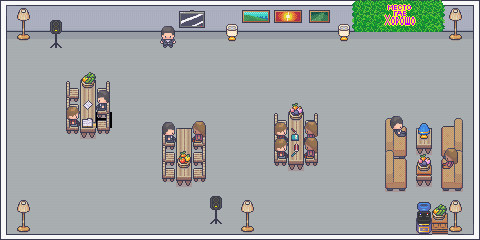

This game map was drawn from its Tiled (.tmx) file and the tilesets committed beside it. A one-line description and the trimmed map source follow:
An orthogonal 30x15 tile map with 16x16 px tiles, 5 tile layers (bg, walls, behind, front, ...), 6 tilesets and 47 objects (10x Chair, 7x Light, 6x Guy, 4x Girl, 2x Couch, ...).

<map version="1.10" tiledversion="1.10.2" orientation="orthogonal" renderorder="right-down" width="30" height="15" tilewidth="16" tileheight="16" infinite="0" nextlayerid="11" nextobjectid="193">
 <tileset firstgid="1" name="Interiors_free_16x16" tilewidth="16" tileheight="16" tilecount="1424" columns="16">
  <image source="../images/Interiors_free_16x16.png" trans="ff00ff" width="256" height="1424" />
 </tileset>
 <tileset firstgid="1425" name="Room_Builder_free_16x16" tilewidth="16" tileheight="16" tilecount="391" columns="17">
  <image source="../images/Room_Builder_free_16x16.png" trans="ff00ff" width="272" height="368" />
 </tileset>
 <tileset firstgid="1816" name="Bob_16x16" tilewidth="16" tileheight="16" tilecount="336" columns="24">
  <image source="../images/Bob_16x16.png" trans="ff00ff" width="384" height="224" />
 </tileset>
 <tileset firstgid="2152" name="Alex_16x16" tilewidth="16" tileheight="32" tilecount="168" columns="24">
  <image source="../images/Alex_16x16.png" trans="ff00ff" width="384" height="224" />
 </tileset>
 <tileset firstgid="2320" name="Amelia_16x16" tilewidth="16" tileheight="16" tilecount="336" columns="24">
  <image source="../images/Amelia_16x16.png" trans="ff00ff" width="384" height="224" />
 </tileset>
 <tileset firstgid="2656" name="alpha" tilewidth="16" tileheight="16" tilecount="68" columns="17">
  <image source="../images/alpha.png" trans="ff00ff" width="278" height="65" />
 </tileset>
 <layer id="1" name="bg" width="30" height="15">
  <data>[450 cells, 446 non-empty, 5 distinct tile ids]</data>
 </layer>
 <layer id="4" name="walls" width="30" height="15">
  <data>[450 cells, 130 non-empty, 17 distinct tile ids]</data>
 </layer>
 <layer id="6" name="behind" width="30" height="15">
  <data>[450 cells, 96 non-empty, 60 distinct tile ids]</data>
 </layer>
 <layer id="2" name="front" width="30" height="15">
  <data>[450 cells, 42 non-empty, 34 distinct tile ids]</data>
 </layer>
 <layer id="10" name="npc" width="30" height="15">
  <data>[450 cells, 15 non-empty, 12 distinct tile ids]</data>
 </layer>
 <objectgroup id="3" name="obstacles_obj">
  <object id="107" x="381.385" y="123.254" width="83.1195" height="69.0835" />
  <object id="114" x="448.277" y="8.24891" width="13.92" height="32.9956" />
  <object id="119" x="335.818" y="19.4421" width="16.4963" height="24.1553" />
  <object id="122" x="225.351" y="23.8607" width="13.8451" height="18.5583" />
  <object id="123" x="159.071" y="15.0234" width="17.9692" height="36.5275" />
  <object id="125" x="14.4343" y="5.00781" width="18.5583" height="38.0004" />
  <object id="126" x="13.6999" y="221" width="20.009" height="14.2406" />
  <object id="129" x="238.275" y="222.923" width="18.0862" height="14.7213" />
  <object id="131" x="159.602" y="120.186" width="47.9775" height="67.3624" />
  <object id="139" x="62.6467" y="76.4931" width="49.8134" height="63.8287" />
  <object id="147" x="270.674" y="109.387" width="49.4375" height="61.7558" />
  <object id="184" x="414.281" y="211.125" width="34.7143" height="24.9137" />
  <object id="185" x="447.959" y="223.476" width="15.946" height="10.8371" />
  <object id="186" x="47.9987" y="15.9475" width="15.9475" height="32.5203" />
  <object id="188" x="207.976" y="216.559" width="16.1759" height="22.7783" />
 </objectgroup>
 <objectgroup color="#ff1000" id="9" name="event_obj" tintcolor="#ff0c00">
  <object id="112" type="Drink" x="401.781" y="203.084" width="30.4845" height="30.4845" />
  <object id="113" type="Light" x="449.372" y="198.697" width="22.1506" height="33.9935" />
  <object id="116" type="Light" x="440.286" y="7.73335" width="30.1601" height="38.409" />
  <object id="118" type="Gallery" x="239.476" y="8.76447" width="92.2847" height="27.5823" />
  <object id="120" type="Light" x="333.756" y="15.6126" width="21.5041" height="31.2251" />
  <object id="121" type="Light" x="222.406" y="21.5041" width="17.0855" height="21.7987" />
  <object id="124" type="TV" x="146.405" y="7.06984" width="68.0473" height="48.016" />
  <object id="127" type="Light" x="7.47943" y="191.78" width="32.9862" height="42.9588" />
  <object id="130" type="Light" x="231.756" y="195.163" width="29.653" height="39.7476" />
  <object id="137" type="Guy" x="151.845" y="114.461" width="31.674" height="31.4021">
   <properties>
    <property name="direction" value="right" />
    <property name="place" value="chair" />
    <property name="table" type="int" value="2" />
   </properties>
  </object>
  <object id="138" type="Girl" x="185.83" y="113.918" width="29.0911" height="31.9458">
   <properties>
    <property name="direction" value="left" />
    <property name="place" value="chair" />
    <property name="table" type="int" value="2" />
   </properties>
  </object>
  <object id="143" type="Guy" x="55.5546" y="113.304" width="27.8617" height="30.3946">
   <properties>
    <property name="direction" value="right" />
    <property name="index" type="int" value="2" />
    <property name="place" value="chair" />
    <property name="table" type="int" value="1" />
   </properties>
  </object>
  <object id="144" type="Guy" x="87.6378" y="98.4448" width="30.2258" height="15.8727">
   <properties>
    <property name="direction" value="left" />
    <property name="index" type="int" value="1" />
    <property name="place" value="chair" />
    <property name="table" type="int" value="1" />
   </properties>
  </object>
  <object id="146" type="Light" x="7.82457" y="5.97138" width="33.9751" height="43.8587" />
  <object id="150" type="Girl" x="298.76" y="130.41" width="27.2645" height="11.4971">
   <properties>
    <property name="direction" value="left" />
    <property name="index" type="int" value="1" />
    <property name="place" value="chair" />
    <property name="table" type="int" value="3" />
   </properties>
  </object>
  <object id="151" type="Guy" x="263.94" y="130.574" width="30.8779" height="11.1686">
   <properties>
    <property name="direction" value="right" />
    <property name="index" type="int" value="1" />
    <property name="place" value="chair" />
    <property name="table" type="int" value="3" />
   </properties>
  </object>
  <object id="152" type="Guy" x="263.94" y="143.385" width="31.6991" height="31.3706">
   <properties>
    <property name="direction" value="right" />
    <property name="index" type="int" value="2" />
    <property name="place" value="chair" />
    <property name="table" type="int" value="3" />
   </properties>
  </object>
  <object id="153" type="Girl" x="297.446" y="143.385" width="28.25" height="31.3706">
   <properties>
    <property name="direction" value="left" />
    <property name="index" type="int" value="2" />
    <property name="place" value="chair" />
    <property name="table" type="int" value="3" />
   </properties>
  </object>
  <object id="157" type="Couch" x="444.531" y="133.359" width="5.86195" height="5.04779">
   <properties>
    <property name="direction" value="left" />
   </properties>
  </object>
  <object id="158" type="Couch" x="396.659" y="168.531" width="5.37346" height="5.04779">
   <properties>
    <property name="direction" value="right" />
   </properties>
  </object>
  <object id="173" type="Chair" x="191.08" y="159.565" width="16.8172" height="16.1551">
   <properties>
    <property name="direction" value="left" />
   </properties>
  </object>
  <object id="174" type="Chair" x="159.63" y="160.061" width="16.4607" height="15.9343">
   <properties>
    <property name="direction" value="right" />
   </properties>
  </object>
  <object id="175" type="Chair" x="191.986" y="143.978" width="15.5025" height="15.9572">
   <properties>
    <property name="direction" value="left" />
   </properties>
  </object>
  <object id="176" type="Chair" x="160.084" y="143.972" width="15.9041" height="16.1127">
   <properties>
    <property name="direction" value="right" />
   </properties>
  </object>
  </objectgroup>
</map>
<!-- 8 of 47 objects omitted -->
